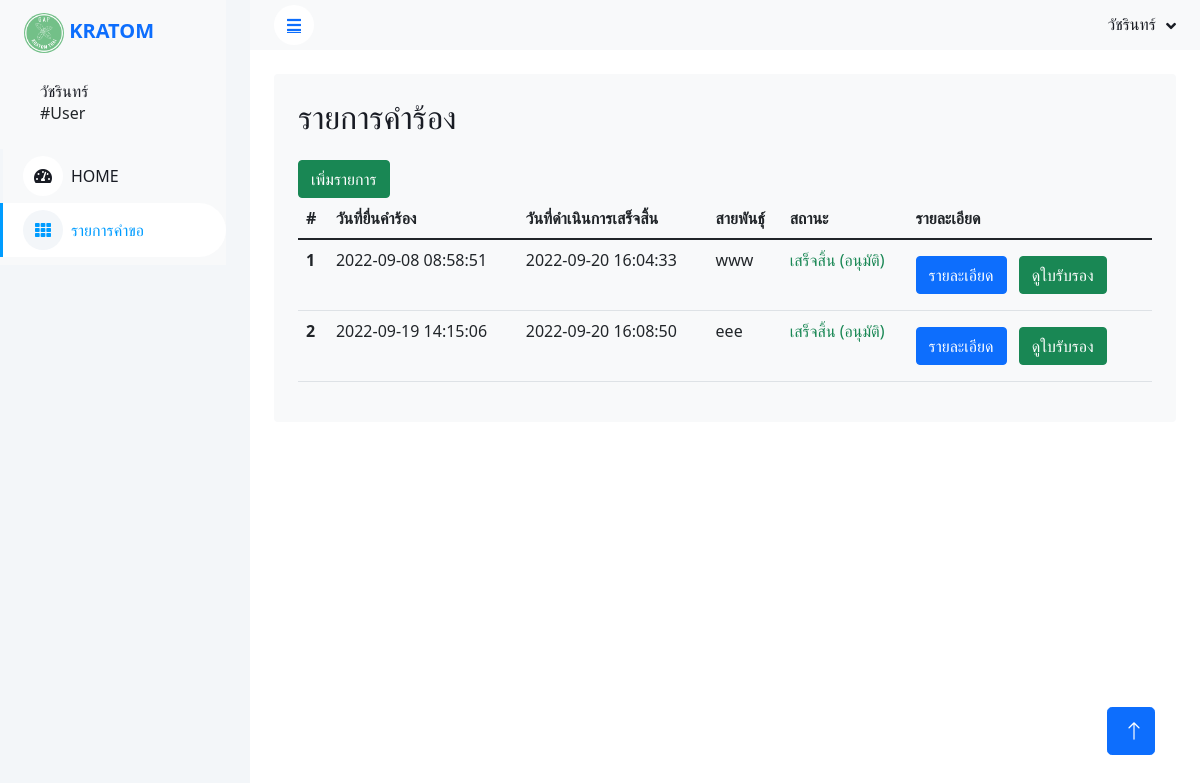
The page /user/list_petition.php (signed in) on the database its author committed.
### tables this page shows
CREATE TABLE `petition` (
  `id_user` int(11) DEFAULT NULL,
  `id_petition` int(11) NOT NULL,
  `species` varchar(50) DEFAULT NULL,
  `quantity` int(11) DEFAULT NULL,
  `address_farm` varchar(100) DEFAULT NULL,
  `sub_area` varchar(50) DEFAULT NULL,
  `area` varchar(50) DEFAULT NULL,
  `province` varchar(50) DEFAULT NULL,
  `zip_code` varchar(5) DEFAULT NULL,
  `tel` varchar(10) DEFAULT NULL,
  `status` int(11) DEFAULT NULL,
  `petition_date` timestamp NULL DEFAULT NULL,
  `succes_date` timestamp NULL DEFAULT NULL,
  `approved` int(11) DEFAULT NULL
);

### user/header.php (called while the page is built, shortened)
<?php
  $user_id= $_SESSION['user_id'];
  $a_name = $_SESSION['a_name'];
?>

### user/list_petition.php (the view, shortened to what this page needs)
<!DOCTYPE html>
<html lang="en">
<head>
    <?php
    include('header.php');
    $query = "SELECT * FROM petition WHERE id_user = $user_id" or die("Error:" . mysqli_error($con));
    $result = mysqli_query($con, $query);
    ?>
    <link href="https://cdnjs.cloudflare.com/ajax/libs/font-awesome/5.10.0/css/all.min.css" rel="stylesheet">
    <link href="https://cdn.jsdelivr.net/npm/bootstrap-icons@1.4.1/font/bootstrap-icons.css" rel="stylesheet">
    <link href="lib/owlcarousel/assets/owl.carousel.min.css" rel="stylesheet">
    <link href="lib/tempusdominus/css/tempusdominus-bootstrap-4.min.css" rel="stylesheet" />
    <link href="css/bootstrap.min.css" rel="stylesheet">
    <link href="css/style.css" rel="stylesheet">
    <link href="https://cdn.jsdelivr.net/npm/bootstrap@5.1.3/dist/css/bootstrap.min.css" rel="stylesheet">
</head>
<body>
    <div class="container-xxl position-relative bg-white d-flex p-0">
        <div class="sidebar pe-4 pb-3">
            <nav class="navbar bg-light navbar-light">
                <a href="index.php" class="navbar-brand mx-4 mb-4">
                    <div class="position-relative">
                        <img class="rounded-circle" src="../images/11478160-D297-4215-BCA7-84A3191EB15D.png" alt="" style="width: 40px; height: 40px;">
                    <strong class="text-primary">KRATOM</strong>
                    </div>
                </a>
                <div class="d-flex align-items-center ms-4 mb-4">
                    <div class="ms-3">
                        <h6 class="mb-0"><?php echo $a_name; ?></h6>
                        <span>#User</span>
                    </div>
                </div>
                <div class="navbar-nav w-100">
                    <a href="index.php" class="nav-item nav-link"><i class="fa fa-tachometer-alt me-2"></i>HOME</a>
                    <a href="list_petition.php" class="nav-item nav-link active"><i class="fa fa-th me-2"></i>รายการคำขอ</a>
                </div>
            </nav>
        </div>
        <div class="content">
            <?php
            include('navber.php');
            ?>
            <div class="container-fluid pt-4 px-4">
            <div class="col-12">
                <div class="bg-light rounded h-100 p-4">
                    <h2 class="mb-4">รายการคำร้อง</h2>
                    <button type="button" class="btn btn-success bth-sm" data-bs-toggle="modal" data-bs-target="#add">เพิ่มรายการ</button>
                    <br>
                    <div class="table-responsive">
                        <table class="table">
                            <thead>
                                <tr>
                                    <th scope="col">#</th>
                                    <th scope="col">วันที่ยื่นคำร้อง</th>
                                    <th scope="col">วันที่ดำเนินการเสร็จสิ้น</th>
                                    <th scope="col">สายพันธ์ุ</th>
                                    <th scope="col">สถานะ</th>
                                    <th scope="col">รายละเอียด</th>
                                </tr>
                            </thead>
                            <?php
                                $num = 1;
                                if($result->num_rows == 0){
                            ?>
                                    <tr align="center">
                                    <td colspan="8">ไม่พบข้อมูล</td>
                                    </tr>
                            <?php
                                }else{
                                    ?> <tbody><?php
                                    while ($row_am =  mysqli_fetch_assoc($result)){ ?>
                                <tr>
                                    <th scope="row"><?php echo $num; $num++; ?></th>
                                    <td><?php echo $row_am['petition_date']; ?></td>
                                    <td><?php echo $row_am['succes_date']; ?></td>
                                    <td><?php echo $row_am['species']; ?></td>
                                    <?php if($row_am['status'] == 1){ ?>
                                        <td class="text-warning"> รอการตรวจสอบ </td>
                                    <?php }elseif($row_am['status'] == 2){ ?>
                                        <td> กำลังดำเนินการ </td>
                                    <?php }elseif($row_am['status'] == 3){?>
                                        <td class="text-success"> เสร็จสิ้น <?php if ($row_am['approved'] == 1) {
                                            ?> (อนุมัติ)<?php
                                        }elseif ($row_am['approved'] == 0) {
                                            ?> (ไม่อนุมัติ) <?php
                                        } ?></td>
                                    <?php } ?>
                                    <td>
                                        <button type="button" class="btn btn-primary" data-bs-toggle="modal" data-bs-target="#detail<?php echo $row_am['id_petition'] ?>">
                                        รายละเอียด
                                        </button>
                                        <?php
                                            if ($row_am['status'] == 3 && $row_am['approved'] == 1) {
                                                ?>
                                                <a class="btn btn-success m-2" data-bs-toggle="modal" data-bs-target="#img<?php echo $row_am['id_petition'] ?>"> ดูใบรับรอง</a>
                                                <?php
                                            }
                                        ?>
                                    </td>
                                </tr>
                                <?php
                                include('modal_gap.php');
                                } ?>
                            <?php }; ?>
                    </div>
                </div>
            </div>
            </div>
        <a href="#" class="btn btn-lg btn-primary btn-lg-square back-to-top"><i class="bi bi-arrow-up"></i></a>
</body>
</html>

### user/navber.php (shortened to what this page needs)
<nav class="navbar navbar-expand bg-light navbar-light sticky-top px-4 py-0">
                <a href="#" class="sidebar-toggler flex-shrink-0">
                    <i class="fa fa-bars"></i>
                </a>
                <div class="navbar-nav align-items-center ms-auto">
                    <div class="nav-item dropdown">
                        <a href="#" class="nav-link dropdown-toggle" data-bs-toggle="dropdown">
                            <span class="d-none d-lg-inline-flex"><?php echo $a_name; ?></span>
                        </a>
                    </div>
                </div>
            </nav>

### user/modal_gap.php (shortened to what this page needs)
</div>

### user/css/style.css (style rules this page uses)
:root { --primary: #009CFF; --light: #F3F6F9; --dark: #191C24; }
.back-to-top { position: fixed; display: none; right: 45px; bottom: 45px; z-index: 99; }
.btn { transition: .5s; }
.btn.btn-primary { color: #FFFFFF; }
.btn-lg-square { width: 48px; height: 48px; }
.btn-square, .btn-sm-square, .btn-lg-square { padding: 0; display: inline-flex; align-items: center; justify-content: center; font-weight: normal; border-radius: 50px; }
.sidebar { position: fixed; top: 0; left: 0; bottom: 0; width: 250px; height: 100vh; overflow-y: auto; background: var(--light); transition: 0.5s; z-index: 999; }
.content { margin-left: 250px; min-height: 100vh; background: #FFFFFF; transition: 0.5s; }
@media (min-width: 992px) { .sidebar { margin-left: 0; } }
@media (min-width: 992px) { .content { width: calc(100% - 250px); } }
.sidebar .navbar .navbar-nav .nav-link { padding: 7px 20px; color: var(--dark); font-weight: 500; border-left: 3px solid var(--light); border-radius: 0 30px 30px 0; outline: none; }
.sidebar .navbar .navbar-nav .nav-link:hover, .sidebar .navbar .navbar-nav .nav-link.active { color: var(--primary); background: #FFFFFF; border-color: var(--primary); }
.sidebar .navbar .navbar-nav .nav-link i { width: 40px; height: 40px; display: inline-flex; align-items: center; justify-content: center; background: #FFFFFF; border-radius: 40px; }
.sidebar .navbar .navbar-nav .nav-link:hover i, .sidebar .navbar .navbar-nav .nav-link.active i { background: var(--light); }
.content .navbar .navbar-nav .nav-link { margin-left: 25px; padding: 12px 0; color: var(--dark); outline: none; }
.content .navbar .sidebar-toggler, .content .navbar .navbar-nav .nav-link i { width: 40px; height: 40px; display: inline-flex; align-items: center; justify-content: center; background: #FFFFFF; border-radius: 40px; }
.content .navbar .dropdown-toggle::after { margin-left: 6px; vertical-align: middle; border: none; content: "\f107"; font-family: "Font Awesome 5 Free"; font-weight: 900; transition: .5s; }

### rows shown on the page
petition: petition_date "2022-09-08 08:58:51", succes_date "2022-09-20 16:04:33", species "www", status "เสร็จสิ้น"
petition: petition_date "2022-09-19 14:15:06", succes_date "2022-09-20 16:08:50", species "eee", status "เสร็จสิ้น"

### other values the page prints
$a_name "วัชรินทร์"
